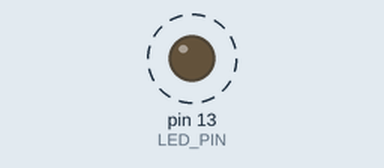
Simulated run of this sketch. Board: Arduino Uno, built with avr-gcc and run on an emulated ATmega328P. Parts: output pins drawn as LEDs (lit = HIGH). Dashed ring = blinking. What the sketch prints to the serial monitor is not drawn.

Above: at 0.6 s.
Timing chart, 0 to 4.7 s (numbered marks = the images above):
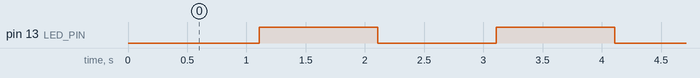

The sketch:

microcontroladores.ino
```cpp
//Practica 001 - Uso de Wokwi y Aruino IDE en Microcontroladores AVR
// Castillo Marco
// Sistemas Digitales
#define LED_PIN 13

// Variables
int a = 5;
byte b = 3;
long c = 10;
float d = 2.5;
bool e = true;

byte estadoLed = 0;
int contador = 0;

void setup() {
  pinMode(LED_PIN, OUTPUT);
  Serial.begin(9600);

  Serial.println("Operaciones Bitwise:");

  Serial.print("AND (5 & 3): ");
  Serial.println(a & b, BIN);

  Serial.print("OR (5 | 3): ");
  Serial.println(a | b, BIN);

  Serial.print("XOR (5 ^ 3): ");
  Serial.println(a ^ b, BIN);

  Serial.print("NOT (~5): ");
  Serial.println(~a, BIN);

  Serial.print("SHIFT LEFT (1 << 2): ");
  Serial.println(1 << 2, BIN);

  Serial.print("SHIFT RIGHT (4 >> 1): ");
  Serial.println(4 >> 1, BIN);

  estadoLed = estadoLed | (1 << 0);
}

void loop() {

  // XOR (parpadeo)
  estadoLed = estadoLed ^ 0b00000001;

  if ((estadoLed & 1) == 1) {
    digitalWrite(LED_PIN, HIGH);
  } else {
    digitalWrite(LED_PIN, LOW);
  }

  delay(500);

  // C bits
  contador = (contador + 1) % 8;

  Serial.print("Shift: ");
  Serial.println(1 << contador, BIN);

  delay(500);
}
```

Measured:
- by itself, pin 13 (LED_PIN): alternates HIGH for 1.0 s and LOW for 1.0 s
